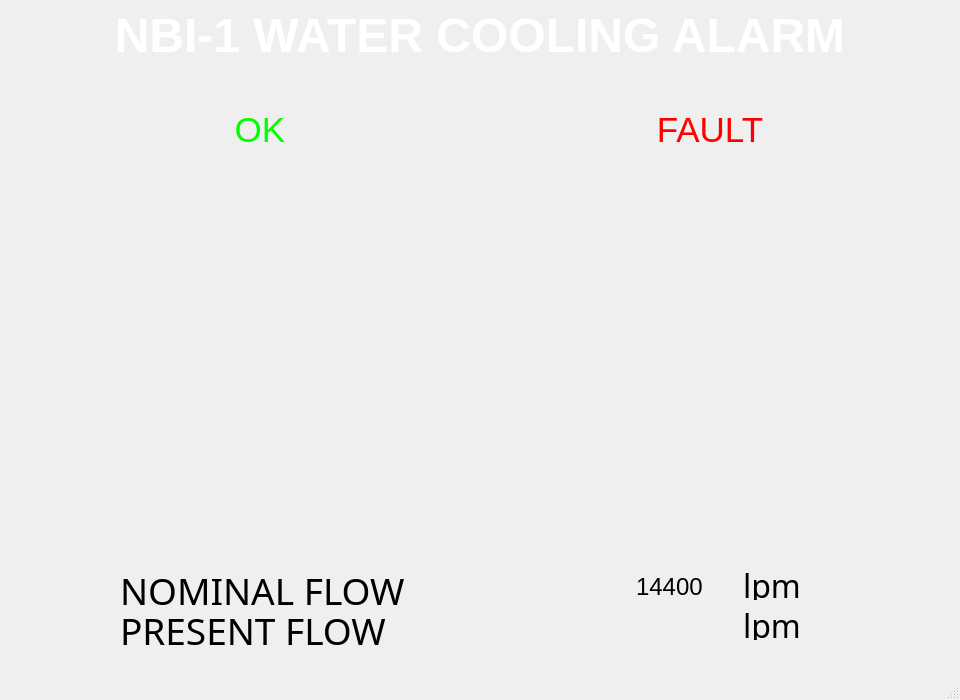
<?xml version="1.0" encoding="UTF-8"?>
<ui version="4.0">
 <class>MainWindow</class>
 <widget class="QMainWindow" name="MainWindow">
  <property name="geometry">
   <rect>
    <x>0</x>
    <y>0</y>
    <width>960</width>
    <height>700</height>
   </rect>
  </property>
  <property name="windowTitle">
   <string>NB1-1 W/C SYSTEM</string>
  </property>
  <widget class="QWidget" name="centralWidget">
   <widget class="CALabel" name="caLabel">
    <property name="geometry">
     <rect>
      <x>560</x>
      <y>610</y>
      <width>170</width>
      <height>31</height>
     </rect>
    </property>
    <property name="font">
     <font>
      <family>Sans Serif</family>
      <pointsize>28</pointsize>
     </font>
    </property>
    <property name="pvname">
     <string>NB1_WAT_FLW_CALC_TOTAL</string>
    </property>
    <property name="dmode" stdset="0">
     <enum>CALabel::RealOne</enum>
    </property>
   </widget>
   <widget class="QLabel" name="label">
    <property name="geometry">
     <rect>
      <x>0</x>
      <y>0</y>
      <width>960</width>
      <height>70</height>
     </rect>
    </property>
    <property name="font">
     <font>
      <pointsize>36</pointsize>
      <weight>75</weight>
      <bold>true</bold>
     </font>
    </property>
    <property name="styleSheet">
     <string notr="true">color:white;</string>
    </property>
    <property name="text">
     <string>NBI-1 WATER COOLING ALARM</string>
    </property>
    <property name="alignment">
     <set>Qt::AlignCenter</set>
    </property>
   </widget>
   <widget class="QLabel" name="label_2">
    <property name="geometry">
     <rect>
      <x>120</x>
      <y>610</y>
      <width>320</width>
      <height>40</height>
     </rect>
    </property>
    <property name="font">
     <font>
      <family>Sans Serif</family>
      <pointsize>28</pointsize>
     </font>
    </property>
    <property name="text">
     <string>PRESENT FLOW</string>
    </property>
   </widget>
   <widget class="CAGraphic" name="caGraphic">
    <property name="geometry">
     <rect>
      <x>125</x>
      <y>160</y>
      <width>270</width>
      <height>270</height>
     </rect>
    </property>
    <property name="fillDisplayMode">
     <enum>CAGraphic::IfZero</enum>
    </property>
    <property name="pvname">
     <string>NB1_WAT_FLW_TCALC</string>
    </property>
   </widget>
   <widget class="CAGraphic" name="caGraphic_2">
    <property name="geometry">
     <rect>
      <x>575</x>
      <y>160</y>
      <width>270</width>
      <height>270</height>
     </rect>
    </property>
    <property name="fillColor" stdset="0">
     <color>
      <red>255</red>
      <green>0</green>
      <blue>0</blue>
     </color>
    </property>
    <property name="fillDisplayMode">
     <enum>CAGraphic::Blink</enum>
    </property>
    <property name="pvname">
     <string>NB1_WAT_FLW_TCALC</string>
    </property>
   </widget>
   <widget class="QLabel" name="label_3">
    <property name="geometry">
     <rect>
      <x>200</x>
      <y>110</y>
      <width>120</width>
      <height>40</height>
     </rect>
    </property>
    <property name="font">
     <font>
      <pointsize>26</pointsize>
     </font>
    </property>
    <property name="styleSheet">
     <string notr="true">color:rgb(0,255,0);</string>
    </property>
    <property name="text">
     <string>OK</string>
    </property>
    <property name="alignment">
     <set>Qt::AlignCenter</set>
    </property>
   </widget>
   <widget class="QLabel" name="label_4">
    <property name="geometry">
     <rect>
      <x>650</x>
      <y>110</y>
      <width>120</width>
      <height>40</height>
     </rect>
    </property>
    <property name="font">
     <font>
      <pointsize>26</pointsize>
     </font>
    </property>
    <property name="styleSheet">
     <string notr="true">color:red</string>
    </property>
    <property name="text">
     <string>FAULT</string>
    </property>
    <property name="alignment">
     <set>Qt::AlignCenter</set>
    </property>
   </widget>
   <widget class="QLabel" name="label_5">
    <property name="geometry">
     <rect>
      <x>743</x>
      <y>610</y>
      <width>80</width>
      <height>30</height>
     </rect>
    </property>
    <property name="font">
     <font>
      <family>Sans Serif</family>
      <pointsize>24</pointsize>
     </font>
    </property>
    <property name="text">
     <string>lpm</string>
    </property>
   </widget>
   <widget class="StaticGraphic" name="staticGraphic">
    <property name="geometry">
     <rect>
      <x>70</x>
      <y>564</y>
      <width>810</width>
      <height>90</height>
     </rect>
    </property>
    <property name="geometryType">
     <enum>StaticGraphic::Rectangle</enum>
    </property>
    <property name="fillMode">
     <enum>StaticGraphic::Solid</enum>
    </property>
    <property name="fillColor" stdset="0">
     <color>
      <red>170</red>
      <green>255</green>
      <blue>255</blue>
     </color>
    </property>
   </widget>
   <widget class="QLabel" name="label_6">
    <property name="geometry">
     <rect>
      <x>743</x>
      <y>570</y>
      <width>80</width>
      <height>30</height>
     </rect>
    </property>
    <property name="font">
     <font>
      <family>Sans Serif</family>
      <pointsize>24</pointsize>
     </font>
    </property>
    <property name="text">
     <string>lpm</string>
    </property>
   </widget>
   <widget class="QLabel" name="label_7">
    <property name="geometry">
     <rect>
      <x>120</x>
      <y>570</y>
      <width>320</width>
      <height>40</height>
     </rect>
    </property>
    <property name="font">
     <font>
      <family>Sans Serif</family>
      <pointsize>28</pointsize>
     </font>
    </property>
    <property name="text">
     <string>NOMINAL FLOW</string>
    </property>
   </widget>
   <widget class="QLabel" name="label_8">
    <property name="geometry">
     <rect>
      <x>636</x>
      <y>570</y>
      <width>90</width>
      <height>33</height>
     </rect>
    </property>
    <property name="font">
     <font>
      <pointsize>18</pointsize>
     </font>
    </property>
    <property name="text">
     <string>14400</string>
    </property>
   </widget>
   <widget class="QLabel" name="label_9">
    <property name="geometry">
     <rect>
      <x>0</x>
      <y>0</y>
      <width>960</width>
      <height>700</height>
     </rect>
    </property>
    <property name="font">
     <font>
      <family>Sans Serif</family>
     </font>
    </property>
    <property name="text">
     <string/>
    </property>
    <property name="pixmap">
     <pixmap>:/new/prefix1/images/background.png</pixmap>
    </property>
   </widget>
   <zorder>label_9</zorder>
   <zorder>label</zorder>
   <zorder>caGraphic</zorder>
   <zorder>caGraphic_2</zorder>
   <zorder>label_3</zorder>
   <zorder>label_4</zorder>
   <zorder>staticGraphic</zorder>
   <zorder>label_2</zorder>
   <zorder>label_6</zorder>
   <zorder>caLabel</zorder>
   <zorder>label_8</zorder>
   <zorder>label_5</zorder>
   <zorder>label_7</zorder>
  </widget>
  <widget class="QStatusBar" name="statusBar"/>
 </widget>
 <layoutdefault spacing="6" margin="11"/>
 <customwidgets>
  <customwidget>
   <class>CALabel</class>
   <extends>QLabel</extends>
   <header>caLabel.h</header>
  </customwidget>
  <customwidget>
   <class>CAGraphic</class>
   <extends>StaticGraphic</extends>
   <header>caGraphic.h</header>
  </customwidget>
  <customwidget>
   <class>StaticGraphic</class>
   <extends>QWidget</extends>
   <header>staticGraphic.h</header>
  </customwidget>
 </customwidgets>
 <resources/>
 <connections/>
</ui>
